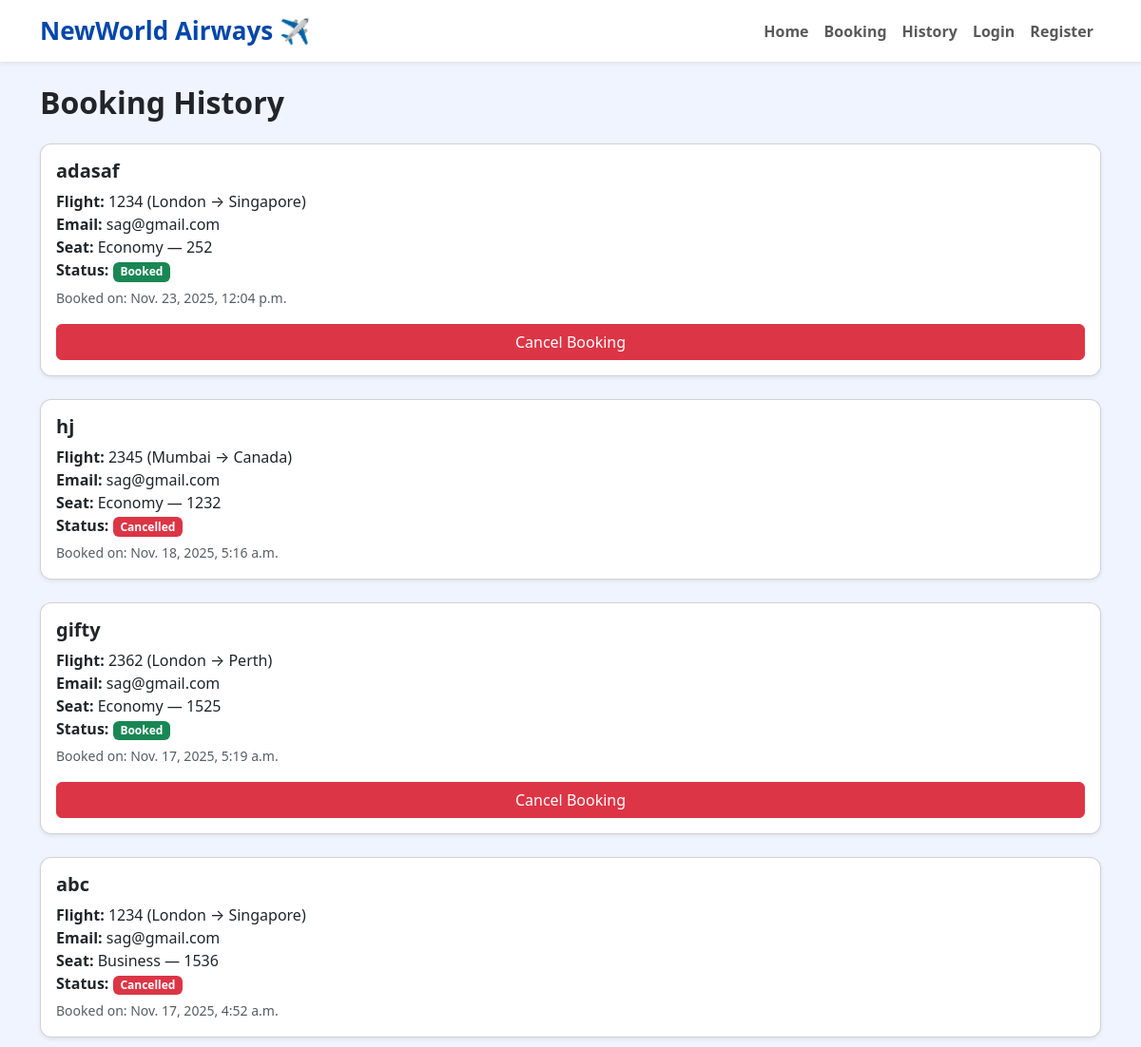
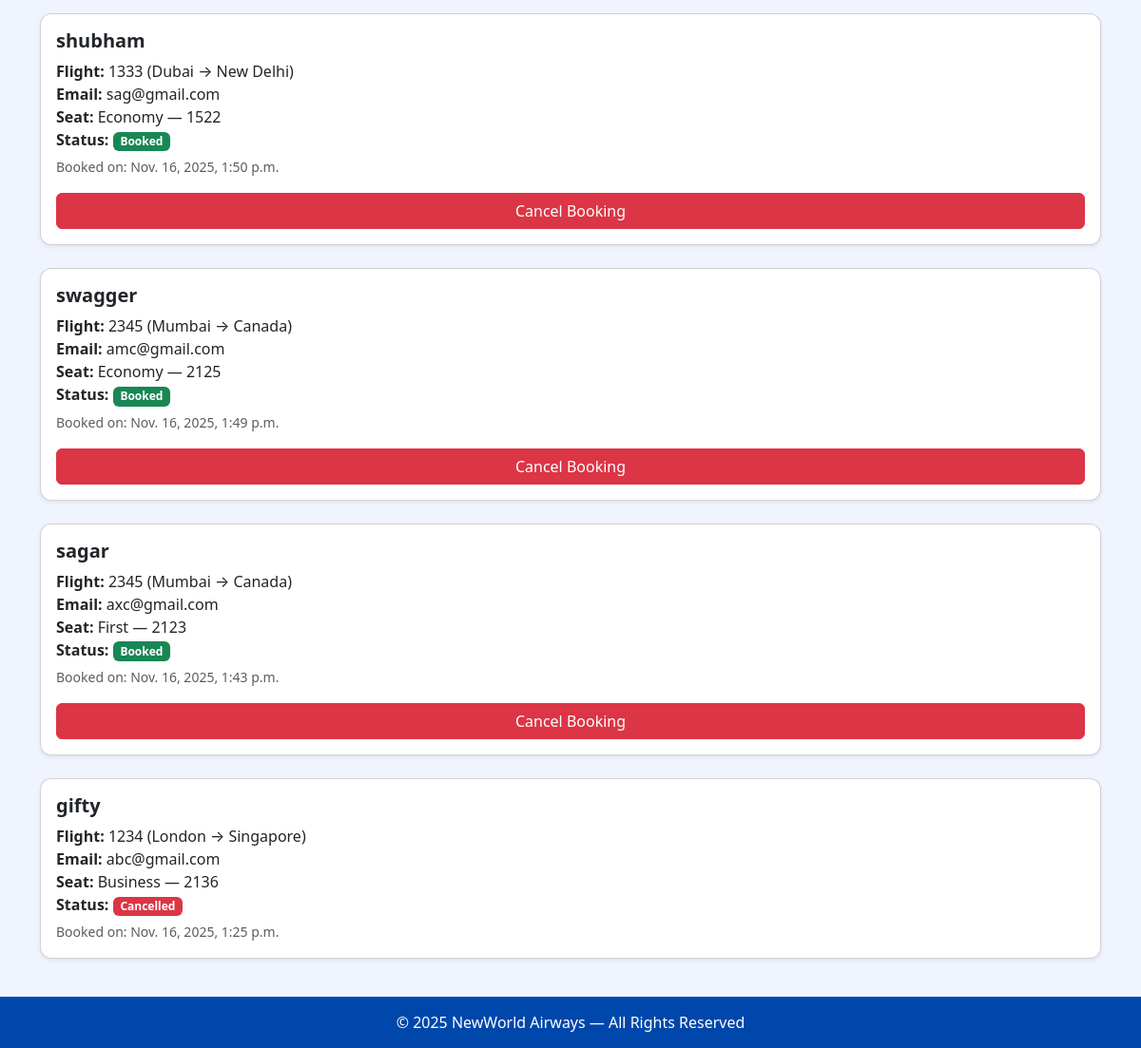
The page /history/ on the database its author committed (2 pictures, top to bottom).
### base/models.py (models this page shows, shortened)
class Booking(models.Model):
    SEAT_CLASS_CHOICES = [
        ('Economy', 'Economy'),
        ('Business', 'Business'),
        ('First', 'First'),
    ]
    flight = models.ForeignKey(Flight, on_delete=models.CASCADE)
    passenger_name = models.CharField(max_length=100)
    email = models.EmailField()
    phone = models.CharField(max_length=20)
    seat_number = models.CharField(max_length=10)
    seat_class = models.CharField(max_length=10, choices=SEAT_CLASS_CHOICES)
    status = models.CharField(max_length=20, default="Booked")
    created = models.DateTimeField(auto_now_add=True)

class Flight(models.Model):
    flight_no = models.CharField(max_length=20)
    origin = models.CharField(max_length=100)
    destination = models.CharField(max_length=100)
    departure_time = models.DateTimeField()
    price = models.DecimalField(max_digits=8, decimal_places=2)

### base/views.py (the view)
# urls.py: path('history/', history, name='history'),
def history(request):
    bookings = Booking.objects.all().order_by('-created')
    return render(request, "history.html", {"bookings": bookings})

### base/templates/history.html
{% extends 'home.html' %}
{% block content %}
<h2 class="fw-bold mb-4">Booking History</h2>
{% for b in bookings %}
<div class="card shadow-sm mb-4">
    <div class="card-body">
        <h5 class="fw-bold">{{ b.passenger_name }}</h5>
        <p class="mb-1">
            <strong>Flight:</strong> {{ b.flight.flight_no }} ({{ b.flight.origin }} → {{ b.flight.destination }})<br>
            <strong>Email:</strong> {{ b.email }}<br>
            <strong>Seat:</strong> {{ b.seat_class }} — {{ b.seat_number }}<br>
            <strong>Status:</strong>
            {% if b.status == "Booked" %}
                <span class="badge bg-success">Booked</span>
            {% else %}
                <span class="badge bg-danger">Cancelled</span>
            {% endif %}
        </p>
        <small class="text-muted">Booked on: {{ b.created }}</small>
        {% if b.status == "Booked" %}
        <a href="{% url 'cancel' b.id %}" class="btn btn-danger w-100 mt-3">
            Cancel Booking
        </a>
        {% endif %}
    </div>
</div>
{% empty %}
<p>No booking history found.</p>
{% endfor %}
{% endblock %}

### templates/nav.html (style rules this page uses)
body { background: #f0f4ff; }
.card { border-radius: 12px; }

### rows shown on the page
Booking: passenger_name "adasaf", flight.flight_no "1234", flight.origin "London", flight.destination "Singapore", email "sag@gmail.com", seat_class "Economy", seat_number "252", status "Booked", created "Nov. 23, 2025, 12:04 p.m."
Booking: passenger_name "hj", flight.flight_no "2345", flight.origin "Mumbai", flight.destination "Canada", email "sag@gmail.com", seat_class "Economy", seat_number "1232", status "Cancelled", created "Nov. 18, 2025, 5:16 a.m."
Booking: passenger_name "gifty", flight.flight_no "2362", flight.origin "London", flight.destination "Perth", email "sag@gmail.com", seat_class "Economy", seat_number "1525", status "Booked", created "Nov. 17, 2025, 5:19 a.m."
Booking: passenger_name "abc", flight.flight_no "1234", flight.origin "London", flight.destination "Singapore", email "sag@gmail.com", seat_class "Business", seat_number "1536", status "Cancelled", created "Nov. 17, 2025, 4:52 a.m."
Booking: passenger_name "shubham", flight.flight_no "1333", flight.origin "Dubai", flight.destination "New Delhi", email "sag@gmail.com", seat_class "Economy", seat_number "1522", status "Booked", created "Nov. 16, 2025, 1:50 p.m."
Booking: passenger_name "swagger", flight.flight_no "2345", flight.origin "Mumbai", flight.destination "Canada", email "amc@gmail.com", seat_class "Economy", seat_number "2125", status "Booked", created "Nov. 16, 2025, 1:49 p.m."
Booking: passenger_name "sagar", flight.flight_no "2345", flight.origin "Mumbai", flight.destination "Canada", email "axc@gmail.com", seat_class "First", seat_number "2123", status "Booked", created "Nov. 16, 2025, 1:43 p.m."
Booking: passenger_name "gifty", flight.flight_no "1234", flight.origin "London", flight.destination "Singapore", email "abc@gmail.com", seat_class "Business", seat_number "2136", status "Cancelled", created "Nov. 16, 2025, 1:25 p.m."
